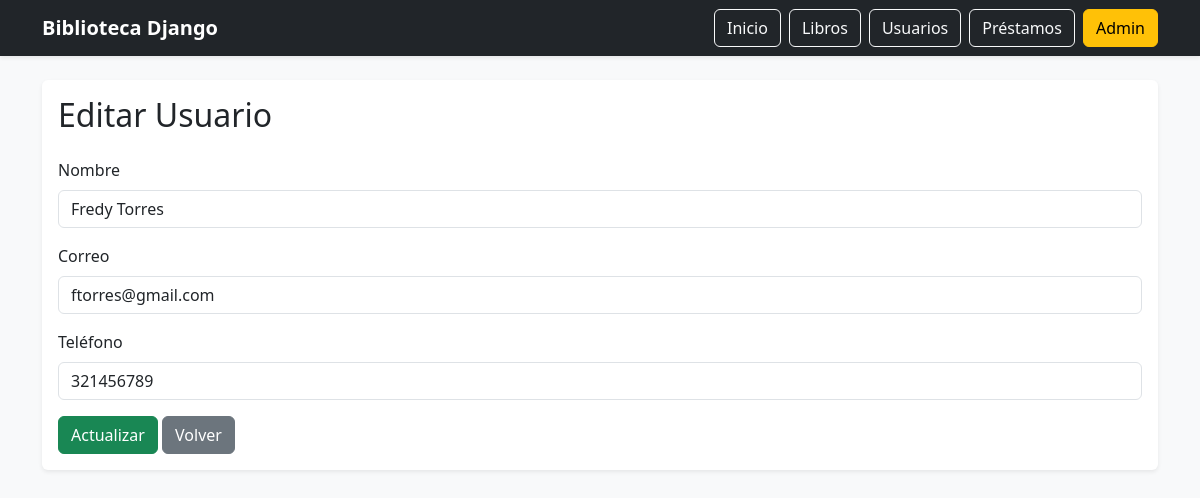
Page /usuarios/editar/1/ on the committed database.
### core/models.py (models this page shows, shortened)
class Usuario(models.Model):
    nombre = models.CharField(max_length=100)
    correo = models.EmailField(unique=True)
    telefono = models.CharField(max_length=20, blank=True, null=True)
    fecha_registro = models.DateTimeField(default=timezone.now)
    class Meta:
        ordering = ["nombre"]

### core/views.py (the view, shortened to what this page needs)
# urls.py: path('usuarios/editar/<int:usuario_id>/', views.editar_usuario, name='editar_usuario'),
def editar_usuario(request, usuario_id):
    usuario = get_object_or_404(Usuario, id=usuario_id)
    return render(request, "usuarios/editar.html", {"usuario": usuario})

### templates/usuarios/editar.html (shortened to what this page needs)
{% extends 'base.html' %}
{% block content %}
<div class="card shadow-sm border-0">
    <div class="card-body">
        <h2 class="mb-4">Editar Usuario</h2>
        <form method="post">
            <div class="mb-3">
                <label class="form-label">Nombre</label>
                <input type="text" name="nombre" class="form-control" value="{{ usuario.nombre }}" required>
            </div>
            <div class="mb-3">
                <label class="form-label">Correo</label>
                <input type="email" name="correo" class="form-control" value="{{ usuario.correo }}" required>
            </div>
            <div class="mb-3">
                <label class="form-label">Teléfono</label>
                <input type="text" name="telefono" class="form-control" value="{{ usuario.telefono }}">
            </div>
            <button type="submit" class="btn btn-success">Actualizar</button>
            <a href="/usuarios/" class="btn btn-secondary">Volver</a>
        </form>
    </div>
</div>
{% endblock %}

### rows in the picture
Usuario: nombre "Fredy Torres", correo "ftorres@gmail.com", telefono "321456789"
